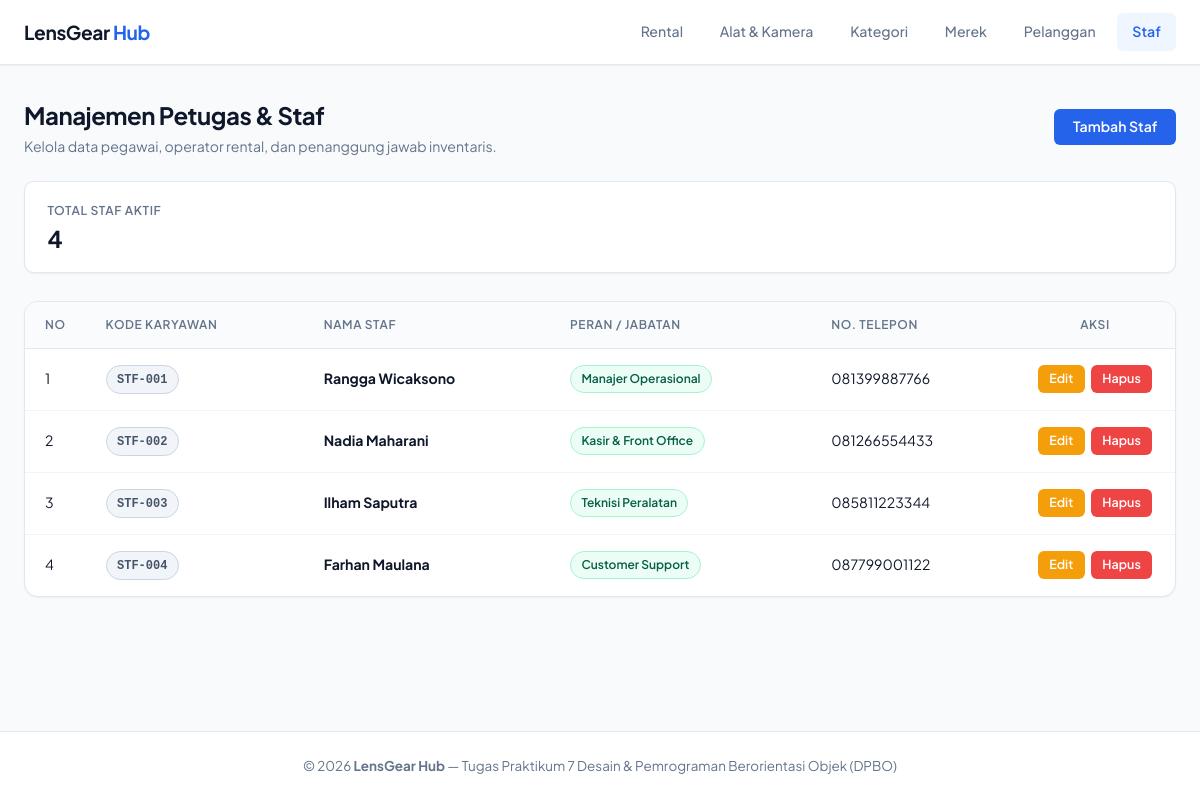
Page /index.php?page=staff on the committed database.
### tables this page shows
CREATE TABLE `staff` (
    `id` INT AUTO_INCREMENT PRIMARY KEY,
    `name` VARCHAR(150) NOT NULL,
    `employee_code` VARCHAR(50) NOT NULL UNIQUE,
    `phone` VARCHAR(25) NOT NULL,
    `role` VARCHAR(50) NOT NULL DEFAULT 'Operator',
    `created_at` TIMESTAMP DEFAULT CURRENT_TIMESTAMP
);

### index.php (called while the page is built, shortened)
<?php
require_once 'config/db.php';
require_once 'class/Staff.php';
$staffModel     = new Staff();
$allowedPages = ['rentals', 'equipments', 'categories', 'brands', 'customers', 'staff'];
$page = isset($_GET['page']) && in_array($_GET['page'], $allowedPages) ? $_GET['page'] : 'rentals';
switch ($page) {
    case 'staff':
        $staffList = $staffModel->getAllStaff();
        break;
}
include 'view/header.php';
include "view/{$page}.php";
include 'view/footer.php';
?>

### config/db.php (called while the page is built, shortened)
<?php
class Database {
    private $host = "localhost";
    private $username = "root";
    private $password = "";
    private $dbname = "db_rental";
    public function __construct() {
        try {
            $this->conn = new PDO("mysql:host=$this->host;dbname=$this->dbname;charset=utf8mb4", $this->username, $this->password);
        } catch (PDOException $e) {
            die("Connection failed: " . $e->getMessage());
        }
    }
}
?>

### class/Staff.php (called while the page is built, shortened)
<?php
require_once 'config/db.php';
class Staff {
    private $db;
    public function __construct() {
        $this->db = (new Database())->conn;
    }
    public function getAllStaff() {
        $stmt = $this->db->prepare("SELECT * FROM staff ORDER BY id ASC");
        $stmt->execute();
        return $stmt->fetchAll(PDO::FETCH_ASSOC);
    }
}
?>

### view/staff.php (the view, shortened to what this page needs)
<div class="page-header">
    <div class="page-title">
        <h1>Manajemen Petugas & Staf</h1>
        <p>Kelola data pegawai, operator rental, dan penanggung jawab inventaris.</p>
    </div>
    <div>
        <button class="btn btn-primary" onclick="openModal('modalAddStaff')">
            Tambah Staf
        </button>
    </div>
</div>
<div class="stats-grid">
    <div class="stat-card">
        <div class="stat-info">
            <div class="stat-label">Total Staf Aktif</div>
            <div class="stat-value"><?= count($staffList) ?></div>
        </div>
    </div>
</div>
<div class="card">
    <div class="card-body">
        <div class="table-responsive">
            <table class="data-table">
                <thead>
                    <tr>
                        <th style="width: 60px;">No</th>
                        <th>Kode Karyawan</th>
                        <th>Nama Staf</th>
                        <th>Peran / Jabatan</th>
                        <th>No. Telepon</th>
                        <th style="width: 160px; text-align: center;">Aksi</th>
                    </tr>
                </thead>
                <tbody>
                    <?php if (empty($staffList)): ?>
                        <tr>
                            <td colspan="6" class="table-empty">
                                <strong>Belum ada data staf</strong>
                                <p>Klik tombol "Tambah Staf" di atas untuk menambahkan anggota tim baru.</p>
                            </td>
                        </tr>
                    <?php else: ?>
                        <?php $no = 1; foreach ($staffList as $stf): ?>
                            <tr>
                                <td><?= $no++ ?></td>
                                <td><span class="badge badge-tag"><code><?= htmlspecialchars($stf['employee_code']) ?></code></span></td>
                                <td><strong><?= htmlspecialchars($stf['name']) ?></strong></td>
                                <td><span class="badge badge-available"><?= htmlspecialchars($stf['role']) ?></span></td>
                                <td><?= htmlspecialchars($stf['phone']) ?></td>
                                <td style="text-align: center;">
                                    <div class="action-buttons" style="justify-content: center;">
                                        <a href="index.php?page=staff&edit_id=<?= $stf['id'] ?>" class="btn btn-warning btn-sm">
                                            Edit
                                        </a>
                                        <button onclick="confirmDelete('Hapus staf <?= addslashes($stf['name']) ?>?', 'index.php?page=staff&action=delete_staff&id=<?= $stf['id'] ?>')" class="btn btn-danger btn-sm">
                                            Hapus
                                        </button>
                                    </div>
                                </td>
                            </tr>
                        <?php endforeach; ?>
                    <?php endif; ?>
                </tbody>
            </table>
        </div>
    </div>
</div>

### style.css (style rules this page uses)
:root { --font-family: 'Plus Jakarta Sans', -apple-system, BlinkMacSystemFont, 'Segoe UI', Roboto, Helvetica, Arial, sans-serif; --color-bg: #f8fafc; --color-surface: #ffffff; --color-border: #e2e8f0; --color-border-light: #f1f5f9; --color-text-main: #0f172a; --color-text-muted: #64748b; --color-text-light: #94a3b8; --color-primary: #2563eb; --color-primary-hover: #1d4ed8; --color-primary-subtle: #eff6ff; --color-success: #10b981; --color-success-subtle: #ecfdf5; --color-success-text: #065f46; --color-warning: #f59e0b; --color-warning-subtle: #fffbeb; --color-warning-text: #92400e; --color-danger: #ef4444; --color-danger-subtle: #fef2f2; --color-danger-text: #991b1b; --radius-sm: 6px; --radius-md: 10px; --radius-lg: 14px; --shadow-sm: 0 1px 2px 0 rgba(0, 0, 0, 0.05); --shadow-md: 0 4px 6px -1px rgba(0, 0, 0, 0.07), 0 2px 4px -2px rgba(0, 0, 0, 0.05); --shadow-lg: 0 10px 15px -3px rgba(0, 0, 0, 0.08), 0 4px 6px -4px rgba(0, 0, 0, 0.04); }
* { box-sizing: border-box; margin: 0; padding: 0; }
body { font-family: var(--font-family); background-color: var(--color-bg); color: var(--color-text-main); line-height: 1.5; -webkit-font-smoothing: antialiased; min-height: 100vh; display: flex; flex-direction: column; }
.page-header { display: flex; align-items: center; justify-content: space-between; margin-bottom: 1.5rem; flex-wrap: wrap; gap: 1rem; }
.page-title h1 { font-size: 1.5rem; font-weight: 700; color: var(--color-text-main); letter-spacing: -0.02em; }
.page-title p { color: var(--color-text-muted); font-size: 0.88rem; margin-top: 0.2rem; }
.stats-grid { display: grid; grid-template-columns: repeat(auto-fit, minmax(200px, 1fr)); gap: 1rem; margin-bottom: 1.75rem; }
.stat-card { background: var(--color-surface); border: 1px solid var(--color-border); border-radius: var(--radius-md); padding: 1.2rem 1.4rem; box-shadow: var(--shadow-sm); display: flex; flex-direction: column; justify-content: center; }
.stat-label { font-size: 0.76rem; color: var(--color-text-muted); text-transform: uppercase; font-weight: 600; letter-spacing: 0.05em; margin-bottom: 0.35rem; }
.stat-value { font-size: 1.45rem; font-weight: 700; color: var(--color-text-main); line-height: 1.2; }
.card { background-color: var(--color-surface); border: 1px solid var(--color-border); border-radius: var(--radius-lg); box-shadow: var(--shadow-sm); overflow: hidden; }
.card-body { padding: 0; }
.table-responsive { width: 100%; overflow-x: auto; }
.data-table { width: 100%; border-collapse: collapse; text-align: left; font-size: 0.88rem; }
.data-table th { background-color: #fafbfc; color: var(--color-text-muted); font-size: 0.75rem; font-weight: 600; text-transform: uppercase; letter-spacing: 0.05em; padding: 0.85rem 1.25rem; border-bottom: 1px solid var(--color-border); white-space: nowrap; }
.data-table td { padding: 1rem 1.25rem; border-bottom: 1px solid var(--color-border-light); color: var(--color-text-main); vertical-align: middle; }
.data-table tbody tr:last-child td { border-bottom: none; }
.badge { display: inline-block; font-size: 0.75rem; font-weight: 600; padding: 0.25rem 0.65rem; border-radius: 9999px; border: 1px solid transparent; white-space: nowrap; text-align: center; }
.badge-available, .badge-paid, .badge-returned { background-color: var(--color-success-subtle); color: var(--color-success-text); border-color: #a7f3d0; }
.badge-tag { background-color: #f1f5f9; color: #475569; border-color: #cbd5e1; }
.btn { display: inline-block; text-align: center; padding: 0.52rem 1.1rem; font-size: 0.88rem; font-weight: 600; border-radius: var(--radius-sm); border: 1px solid transparent; cursor: pointer; text-decoration: none; transition: all 0.15s ease; font-family: inherit; line-height: 1.25; }
.btn-sm { padding: 0.35rem 0.75rem; font-size: 0.78rem; border-radius: var(--radius-sm); }
.btn-primary { background-color: var(--color-primary); color: #ffffff; }
.btn-warning { background-color: #f59e0b; color: #ffffff; }
.btn-danger { background-color: var(--color-danger); color: #ffffff; }
.btn-sm { padding: 0.35rem 0.65rem; font-size: 0.78rem; border-radius: var(--radius-sm); }
.action-buttons { display: flex; align-items: center; gap: 0.4rem; }

### rows in the picture
staff: employee_code "STF-001", name "Rangga Wicaksono", role "Manajer Operasional", phone "081399887766"
staff: employee_code "STF-002", name "Nadia Maharani", role "Kasir & Front Office", phone "081266554433"
staff: employee_code "STF-003", name "Ilham Saputra", role "Teknisi Peralatan", phone "085811223344"
staff: employee_code "STF-004", name "Farhan Maulana", role "Customer Support", phone "087799001122"

### other values in the picture
count($staffList) "4"
